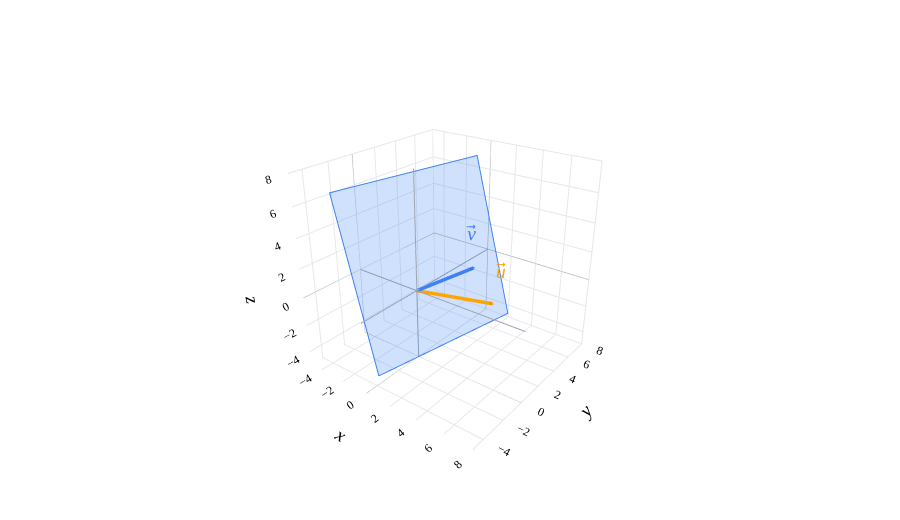

Notebook code for this chart:
### Markdown cell above
---

## Spans are Subspaces, and Vice Versa

The last example we walked through above, $\{{ \begin{bmatrix} 1 \\ -3 \\ 2 \end{bmatrix} \mid t \in \mathbb{R} \}}$, is a subspace of $\mathbb{R}^3$. It is also the span of the vector $\begin{bmatrix} 1 \\ -3 \\ 2 \end{bmatrix}$. It turns out that this correspondence between spans and subspaces is true in general.

:::{attention} Spans are Subspaces

If ${\color{#3d81f6}\vec v_1}, {\color{#3d81f6}\vec v_2}, \ldots, {\color{#3d81f6}\vec v_d}$ are vectors in $\mathbb{R}^n$, then the **span** (i.e. set of all possible linear combinations) of these vectors is a subspace of $\mathbb{R}^n$.

In other words,

$$\text{span}(\{{\color{#3d81f6}\vec v_1}, {\color{#3d81f6}\vec v_2}, \ldots, {\color{#3d81f6}\vec v_d}\}) = \left\{a_1{\color{#3d81f6}\vec v_1} + a_2{\color{#3d81f6}\vec v_2} + \cdots + a_d{\color{#3d81f6}\vec v_d} \;\middle\vert\; a_1, a_2, \ldots, a_d \in \mathbb{R}\right\}$$

is a subspace of $\mathbb{R}^n$.
:::

This is true essentially by the definition of a span. The span of a collection of vectors is defined to be the set of all of their possible linear combinations. If you pick any two vectors in the span, they're both made of the same building blocks (spanning vectors), so if you make a linear combination of these two new vectors, that'll still be made up of the same building blocks.

### Example: Span of Two Vectors in $\mathbb{R}^3$ ✅

As an example, consider the span of the vectors

$${\color{orange}\vec u = \begin{bmatrix} 2 \\ 6 \\ -3 \end{bmatrix}}, \quad {\color{#3d81f6}\vec v = \begin{bmatrix} 1 \\ 5 \\ 0 \end{bmatrix}}$$

$\text{span}(\{{\color{orange}\vec u}, {\color{#3d81f6}\vec v}\})$ contains all vectors of the form $c{\color{orange}\vec u} + d{\color{#3d81f6}\vec v}$. Let's pick two such vectors, say $$\vec x =2{\color{orange}\vec u} + 3{\color{#3d81f6}\vec v}, \quad \vec y =4{\color{orange}\vec u} - 2{\color{#3d81f6}\vec v}$$

Both $\vec x$ and $\vec y$ are in $\text{span}(\{{\color{orange}\vec u}, {\color{#3d81f6}\vec v}\})$. Now, let's take a linear combination of these two new vectors, say, $5 \vec x - \frac{1}{2} \vec y$, and check if that's also in $\text{span}(\{{\color{orange}\vec u}, {\color{#3d81f6}\vec v}\})$. This linear combination is

$$5 \vec x - \frac{1}{2} \vec y = 5(2{\color{orange}\vec u} + 3{\color{#3d81f6}\vec v}) - \frac{1}{2}(4{\color{orange}\vec u} - 2{\color{#3d81f6}\vec v})$$

But, simplifying this expression shows us that it's equivalent to

$$5 \vec x - \frac{1}{2} \vec y = 10{\color{orange}\vec u} + 15{\color{#3d81f6}\vec v} - 2{\color{orange}\vec u} + {\color{#3d81f6}\vec v} = 8{\color{orange}\vec u} + 16{\color{#3d81f6}\vec v}$$

which clearly shows that a linear combination of $\vec x$ and $\vec y$ is really just a linear combination of $\color{orange} \vec u$ and $\color{#3d81f6} \vec v$.

All of this is to say, if you pick any two vectors in $\text{span}(\{{\color{orange}\vec u}, {\color{#3d81f6}\vec v}\})$, their linear combinations will also be in $\text{span}(\{{\color{orange}\vec u}, {\color{#3d81f6}\vec v}\})$, so $\text{span}(\{{\color{orange}\vec u}, {\color{#3d81f6}\vec v}\})$ is closed under addition and scalar multiplication. It also contains the zero vector (since you could take $0{\color{orange}\vec u} + 0{\color{#3d81f6}\vec v} = \vec 0$), so this span <span style="color:#3d81f6; font-weight:bold">is a subspace</span> of $\mathbb{R}^3$.

Let's not forget that the span of two non-collinear vectors in $\mathbb{R}^3$ is a plane. So, since $\text{span}(\{{\color{orange}\vec u}, {\color{#3d81f6}\vec v}\})$ is a subspace, the corresponding plane is also a subspace of $\mathbb{R}^3$ (because it's the same thing as the span of the vectors).

### Code cell
from pathlib import Path
import sys
_notes_root = next(p for p in [Path.cwd(), *Path.cwd().parents] if (p / 'myst.yml').exists())
if str(_notes_root) not in sys.path:
    sys.path.insert(0, str(_notes_root))
from plane_style import (BLUE, ORANGE, PINK, GRAY, plane_figure, add_plane,
                         vector3, vector_label, line3, label3,
                         style_surface_planes, projection_figure)
import numpy as np
import plotly.graph_objects as go

v1 = np.array([2, 6, -3])
v2 = np.array([1, 5, 0])
fig = plane_figure(bounds=(-5, 8))
add_plane(fig, np.cross(v1, v2))
vector3(fig, v1, vector_label('u'), ORANGE)
vector3(fig, v2, vector_label('v'), BLUE, offset=(-0.5,0.2,0.3))

fig.show(renderer='plotly_mimetype')

### Figure 1 — Plotly figure (JSON) as saved in the notebook; plotly's stock layout.template omitted (floating-point values rounded to 4 significant figures)
{"data": [{"hoverinfo": "skip", "line": {"color": "#9ca3af", "dash": "solid", "width": 2}, "mode": "lines", "showlegend": false, "type": "scatter3d", "x": [-5.0, 8.0], "y": [-0.0, 0.0], "z": [-0.0, 0.0]}, {"hoverinfo": "skip", "line": {"color": "#9ca3af", "dash": "solid", "width": 2}, "mode": "lines", "showlegend": false, "type": "scatter3d", "x": [-0.0, 0.0], "y": [-5.0, 8.0], "z": [-0.0, 0.0]}, {"hoverinfo": "skip", "line": {"color": "#9ca3af", "dash": "solid", "width": 2}, "mode": "lines", "showlegend": false, "type": "scatter3d", "x": [-0.0, 0.0], "y": [-0.0, 0.0], "z": [-5.0, 8.0]}, {"color": "#3d81f6", "flatshading": true, "hoverinfo": "skip", "i": [0, 0], "j": [1, 2], "k": [2, 3], "legendgroup": "plane-3", "lighting": {"ambient": 1, "diffuse": 0, "specular": 0}, "opacity": 0.24, "showlegend": false, "type": "mesh3d", "x": [0.2727, 2.509, -0.4727, -2.709], "y": [-4.09, 7.09, 7.09, -4.09], "z": [-4.09, -4.09, 7.09, 7.09]}, {"hoverinfo": "skip", "legendgroup": "plane-3", "line": {"color": "#3d81f6", "width": 2}, "mode": "lines", "showlegend": false, "type": "scatter3d", "x": [0.2727, 2.509, -0.4727, -2.709, 0.2727], "y": [-4.09, 7.09, 7.09, -4.09, -4.09], "z": [-4.09, -4.09, 7.09, 7.09, -4.09]}, {"hoverinfo": "skip", "line": {"color": "orange", "dash": "solid", "width": 7}, "mode": "lines", "showlegend": false, "type": "scatter3d", "x": [0.0, 1.961], "y": [0.0, 5.883], "z": [0.0, -2.942]}, {"anchor": "tip", "colorscale": [[0, "orange"], [1, "orange"]], "hoverinfo": "skip", "showscale": false, "sizemode": "absolute", "sizeref": 0.455, "type": "cone", "u": [0.2857], "v": [0.8571], "w": [-0.4286], "x": [2.0], "y": [6.0], "z": [-3.0]}, {"hoverinfo": "skip", "mode": "text", "showlegend": false, "text": ["<i>u</i>⃗"], "textfont": {"color": "orange", "family": "Palatino Linotype, Palatino, serif", "size": 20}, "type": "scatter3d", "x": [2.325], "y": [6.325], "z": [-2.545]}, {"hoverinfo": "skip", "line": {"color": "#3d81f6", "dash": "solid", "width": 7}, "mode": "lines", "showlegend": false, "type": "scatter3d", "x": [0.0, 0.9732], "y": [0.0, 4.866], "z": [0.0, 0.0]}, {"anchor": "tip", "colorscale": [[0, "#3d81f6"], [1, "#3d81f6"]], "hoverinfo": "skip", "showscale": false, "sizemode": "absolute", "sizeref": 0.455, "type": "cone", "u": [0.1961], "v": [0.9806], "w": [0.0], "x": [1.0], "y": [5.0], "z": [0.0]}, {"hoverinfo": "skip", "mode": "text", "showlegend": false, "text": ["<i>v</i>⃗"], "textfont": {"color": "#3d81f6", "family": "Palatino Linotype, Palatino, serif", "size": 20}, "type": "scatter3d", "x": [0.5], "y": [5.2], "z": [0.3]}], "layout": {"autosize": true, "font": {"color": "black", "family": "Palatino Linotype, Palatino, serif", "size": 16}, "height": 520, "margin": {"b": 0, "l": 0, "r": 0, "t": 15}, "paper_bgcolor": "white", "plot_bgcolor": "white", "scene": {"aspectmode": "data", "bgcolor": "white", "camera": {"eye": {"x": 1.6, "y": -2.1, "z": 1.3}}, "xaxis": {"backgroundcolor": "white", "gridcolor": "#e5e7eb", "nticks": 7, "range": [-5, 8], "showbackground": true, "showspikes": false, "tickfont": {"size": 12}, "title": {"text": "<i>x</i>"}, "zerolinecolor": "#9ca3af"}, "yaxis": {"backgroundcolor": "white", "gridcolor": "#e5e7eb", "nticks": 7, "range": [-5, 8], "showbackground": true, "showspikes": false, "tickfont": {"size": 12}, "title": {"text": "<i>y</i>"}, "zerolinecolor": "#9ca3af"}, "zaxis": {"backgroundcolor": "white", "gridcolor": "#e5e7eb", "nticks": 7, "range": [-5, 8], "showbackground": true, "showspikes": false, "tickfont": {"size": 12}, "title": {"text": "<i>z</i>"}, "zerolinecolor": "#9ca3af"}}, "showlegend": false}}
